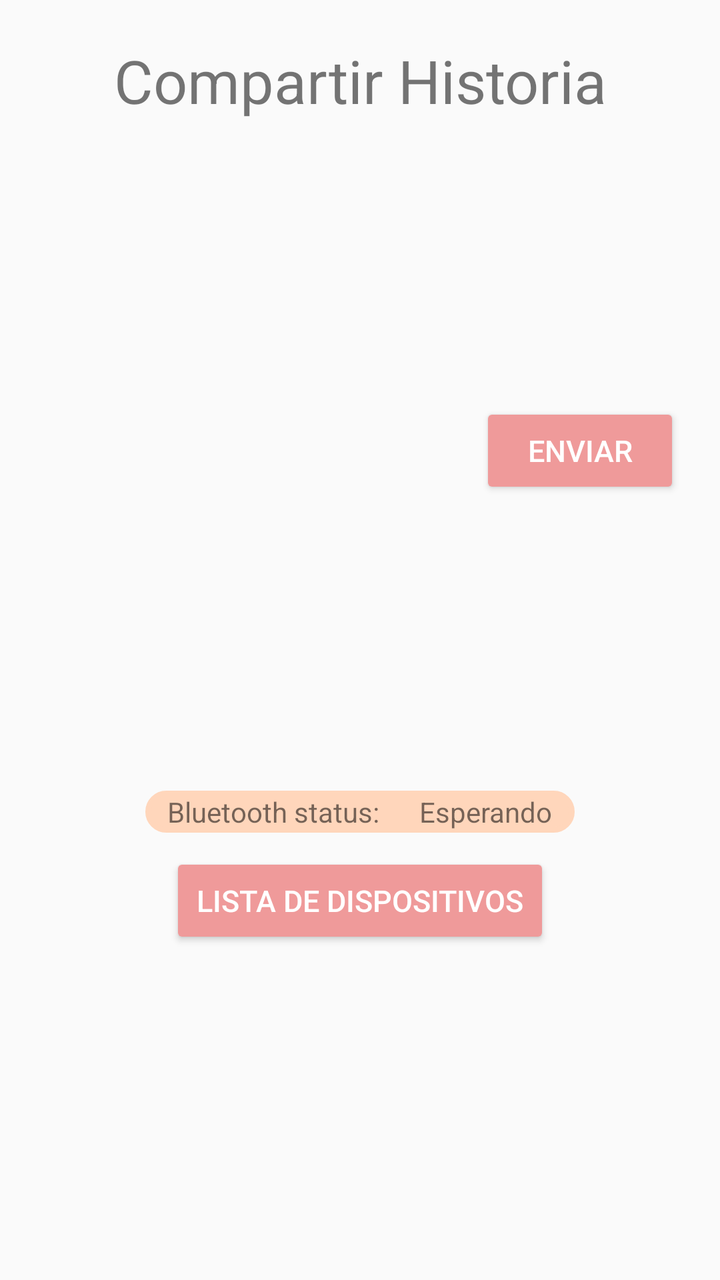
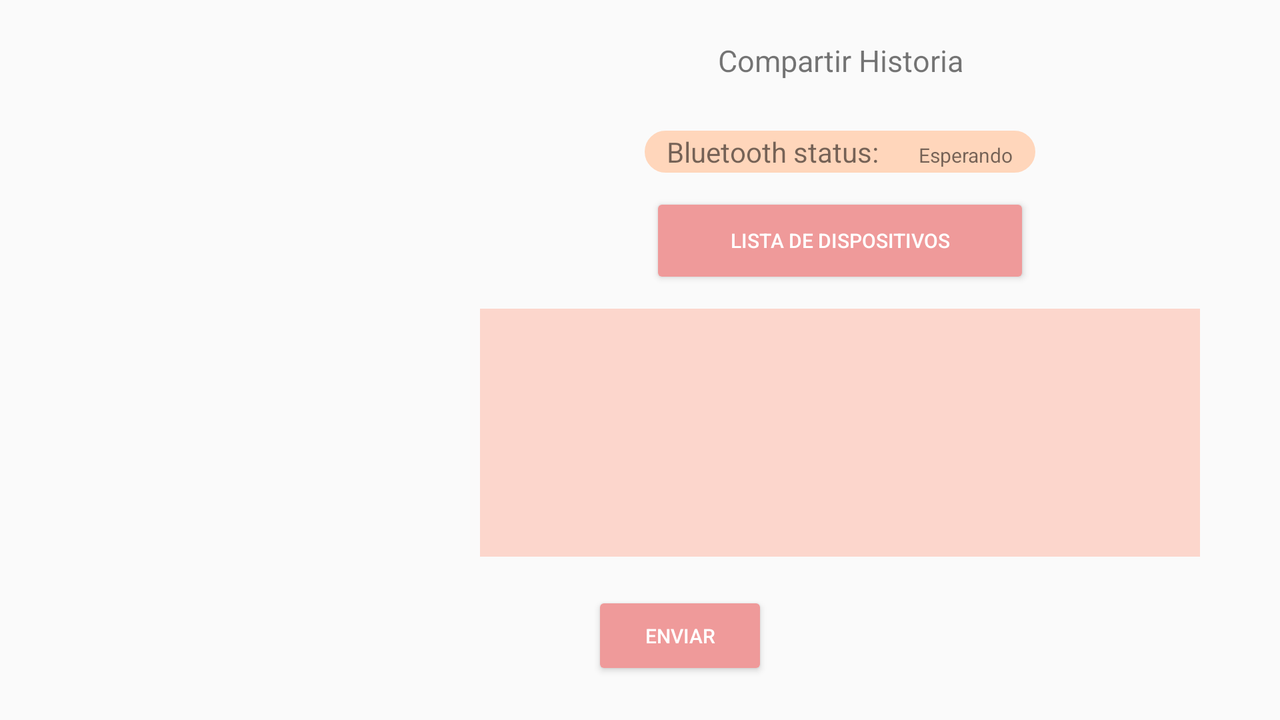

First picture: res/layout/ on a phone held upright. Second picture: the repository's own variant of that layout, on a device whose configuration matches the variant's folder. Source for both follows.
<!-- AndroidManifest.xml: application theme AppTheme -->
<!-- res/layout/activity_share.xml -->
<?xml version="1.0" encoding="utf-8"?>
<LinearLayout xmlns:android="http://schemas.android.com/apk/res/android"
    xmlns:app="http://schemas.android.com/apk/res-auto"
    xmlns:tools="http://schemas.android.com/tools"
    android:layout_width="match_parent"
    android:layout_height="match_parent"
    android:layout_margin="20dp"
    android:orientation="vertical"
    tools:context=".Controlador.Activities.ShareActivity">

    <TextView
        android:text="Compartir Historia"
        android:textSize="30dp"
        android:gravity="center"
        android:layout_width="match_parent"
        android:layout_marginBottom="15dp"
        android:layout_height="wrap_content"/>

    <LinearLayout
        android:layout_width="match_parent"
        android:layout_height="wrap_content"
        android:layout_marginBottom="10dp"
        android:orientation="horizontal">

        <ImageView
            android:id="@+id/image"
            android:layout_height="300dp"
            android:scaleType="fitXY"
            android:layout_width="200dp"/>

        <Button
            android:id="@+id/buttonSend"
            android:layout_marginLeft="20dp"
            android:textColor="@android:color/white"
            android:textSize="15dp"
            android:backgroundTint="#ef9a9a"
            android:layout_width="wrap_content"
            android:layout_height="wrap_content"
            android:layout_gravity="center"
            android:layout_weight="1"
            android:text="Enviar" />
    </LinearLayout>

    <LinearLayout
        android:layout_width="wrap_content"
        android:layout_height="wrap_content"
        android:layout_margin="10dp"
        android:layout_gravity="center"
        android:background="@drawable/shape"
        android:backgroundTint="#ffd6bb"
        android:orientation="horizontal">

        <TextView
            android:id="@+id/textView"
            android:layout_width="wrap_content"
            android:layout_height="wrap_content"
            android:layout_marginHorizontal="10dp"
            android:layout_weight="1"
            android:text="Bluetooth status:" />

        <TextView
            android:id="@+id/txtstatus"
            android:layout_width="wrap_content"
            android:layout_height="wrap_content"
            android:layout_marginHorizontal="10dp"
            android:layout_weight="1"
            android:text="Esperando" />
    </LinearLayout>

    <LinearLayout
        android:layout_width="200dp"
        android:layout_height="wrap_content"
        android:layout_gravity="center"
        android:orientation="horizontal">

        <Button
            android:id="@+id/buttonDevices"
            android:layout_width="wrap_content"
            android:layout_height="wrap_content"
            android:textColor="@android:color/white"
            android:textSize="15dp"
            android:backgroundTint="#ef9a9a"
            android:layout_marginHorizontal="5dp"
            android:layout_weight="1"
            android:text="Lista de Dispositivos" />
    </LinearLayout>

    <ListView
        android:id="@+id/listDevices"
        android:layout_marginTop="10dp"
        android:layout_width="match_parent"
        android:background="#fcd6cc"
        android:layout_height="wrap_content" />
</LinearLayout>
<!-- resources referenced by this layout -->
<resources>
  <!-- drawable shape (drawable) -->
  <?xml version="1.0" encoding="utf-8"?>
  <shape xmlns:android="http://schemas.android.com/apk/res/android" android:shape="rectangle">
      <solid android:color="#ffffff"/>
  
      <stroke android:width="3dp"
          android:color="#ef9a9a"/>
  
      <padding android:left="1dp"
          android:top="1dp"
          android:right="1dp"
          android:bottom="1dp"/>
  
      <corners android:radius="30px"/>
  </shape>
  <style name="AppTheme" parent="Theme.AppCompat.Light.DarkActionBar">
          
          <item name="colorPrimary">@color/colorPrimary</item>
          <item name="colorPrimaryDark">@color/colorPrimaryDark</item>
          <item name="colorAccent">@color/colorAccent</item>
      </style>
  <color name="colorPrimary">#6200EE</color>
  <color name="colorPrimaryDark">#3700B3</color>
  <color name="colorAccent">#03DAC5</color>
</resources>
<!-- res/layout-land/activity_share.xml (the repository's variant of the layout above) -->
<!-- drawn on the phone turned sideways -->
<?xml version="1.0" encoding="utf-8"?>
<LinearLayout xmlns:android="http://schemas.android.com/apk/res/android"
    xmlns:app="http://schemas.android.com/apk/res-auto"
    xmlns:tools="http://schemas.android.com/tools"
    android:layout_width="match_parent"
    android:layout_height="match_parent"
    android:layout_margin="20dp"
    android:orientation="vertical"
    tools:context=".Controlador.Activities.ShareActivity">

    <LinearLayout
        android:layout_width="match_parent"
        android:layout_height="wrap_content"
        android:layout_marginBottom="10dp"
        android:layout_weight="10"
        android:orientation="horizontal">

        <ImageView
            android:id="@+id/image"
            android:layout_width="200dp"
            android:layout_height="300dp"
            android:scaleType="fitXY" />

        <LinearLayout
            android:layout_width="match_parent"
            android:layout_height="match_parent"
            android:layout_marginRight="20dp"
            android:layout_marginLeft="20dp"
            android:orientation="vertical">

            <TextView
                android:layout_width="match_parent"
                android:layout_height="wrap_content"
                android:layout_marginBottom="15dp"
                android:gravity="center"
                android:text="Compartir Historia"
                android:textSize="15dp" />

            <LinearLayout
                android:layout_width="wrap_content"
                android:layout_height="wrap_content"
                android:layout_gravity="center"
                android:layout_margin="10dp"
                android:background="@drawable/shape"
                android:backgroundTint="#ffd6bb"
                android:orientation="horizontal">

                <TextView
                    android:id="@+id/textView"
                    android:layout_width="wrap_content"
                    android:layout_height="wrap_content"
                    android:layout_marginHorizontal="10dp"
                    android:layout_weight="1"
                    android:text="Bluetooth status:" />

                <TextView
                    android:id="@+id/txtstatus"
                    android:layout_width="wrap_content"
                    android:layout_height="wrap_content"
                    android:layout_marginHorizontal="10dp"
                    android:textSize="10dp"
                    android:layout_weight="1"
                    android:text="Esperando" />
            </LinearLayout>

            <LinearLayout
                android:layout_width="200dp"
                android:layout_height="wrap_content"
                android:layout_gravity="center"
                android:orientation="horizontal">

                <Button
                    android:id="@+id/buttonDevices"
                    android:layout_width="wrap_content"
                    android:layout_height="wrap_content"
                    android:layout_marginHorizontal="5dp"
                    android:layout_weight="1"
                    android:backgroundTint="#ef9a9a"
                    android:text="Lista de Dispositivos"
                    android:textColor="@android:color/white"
                    android:textSize="10dp" />
            </LinearLayout>

            <ListView
                android:id="@+id/listDevices"
                android:layout_width="match_parent"
                android:layout_height="124dp"
                android:layout_marginTop="10dp"
                android:background="#fcd6cc" />

        </LinearLayout>

    </LinearLayout>

    <Button
        android:id="@+id/buttonSend"
        android:layout_width="wrap_content"
        android:layout_height="wrap_content"
        android:layout_gravity="center"
        android:layout_marginLeft="20dp"
        android:layout_weight="1"
        android:backgroundTint="#ef9a9a"
        android:text="Enviar"
        android:textColor="@android:color/white"
        android:textSize="10dp" />

</LinearLayout>
